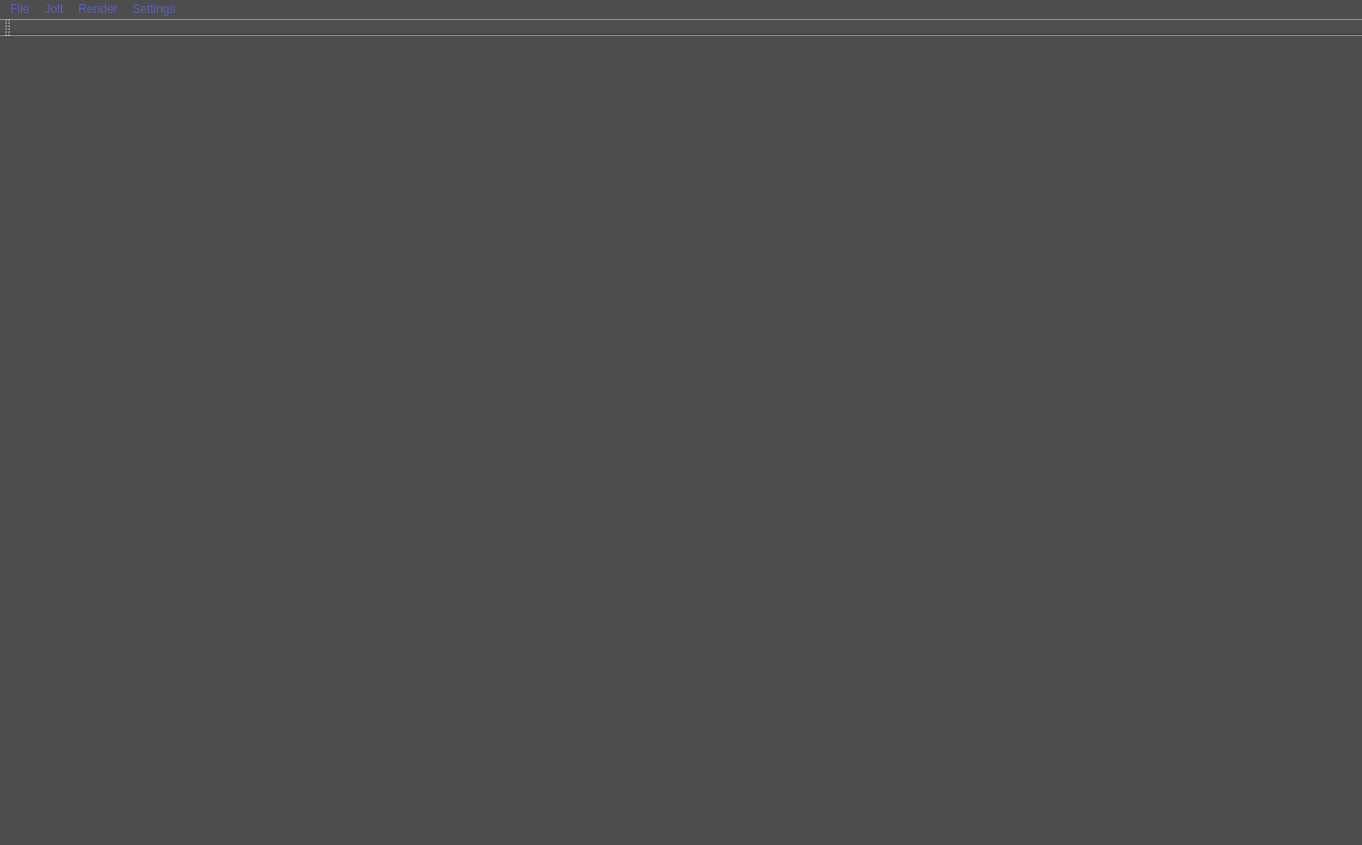
<?xml version="1.0" encoding="UTF-8"?>
<ui version="4.0">
 <class>JDGuiClass</class>
 <widget class="QMainWindow" name="JDGuiClass">
  <property name="geometry">
   <rect>
    <x>0</x>
    <y>0</y>
    <width>1362</width>
    <height>845</height>
   </rect>
  </property>
  <property name="windowTitle">
   <string>JDGui</string>
  </property>
  <property name="windowIcon">
   <iconset>
    <normaloff>../../../assets/LogoSmall.png</normaloff>../../../assets/LogoSmall.png</iconset>
  </property>
  <property name="styleSheet">
   <string notr="true">background-color: rgb(77, 77, 77);
color: rgb(90, 96, 184);</string>
  </property>
  <widget class="QWidget" name="centralWidget"/>
  <widget class="QMenuBar" name="menuBar">
   <property name="geometry">
    <rect>
     <x>0</x>
     <y>0</y>
     <width>1362</width>
     <height>21</height>
    </rect>
   </property>
   <widget class="QMenu" name="menuFile">
    <property name="title">
     <string>File</string>
    </property>
   </widget>
   <widget class="QMenu" name="menuJolt">
    <property name="title">
     <string>Jolt</string>
    </property>
   </widget>
   <widget class="QMenu" name="menuRender">
    <property name="title">
     <string>Render</string>
    </property>
   </widget>
   <widget class="QMenu" name="menuSettings">
    <property name="title">
     <string>Settings</string>
    </property>
   </widget>
   <addaction name="menuFile"/>
   <addaction name="menuJolt"/>
   <addaction name="menuRender"/>
   <addaction name="menuSettings"/>
  </widget>
  <widget class="QToolBar" name="mainToolBar">
   <attribute name="toolBarArea">
    <enum>TopToolBarArea</enum>
   </attribute>
   <attribute name="toolBarBreak">
    <bool>false</bool>
   </attribute>
  </widget>
  <widget class="QStatusBar" name="statusBar"/>
 </widget>
 <layoutdefault spacing="6" margin="11"/>
 <resources>
  <include location="jdgui.qrc"/>
 </resources>
 <connections/>
</ui>
